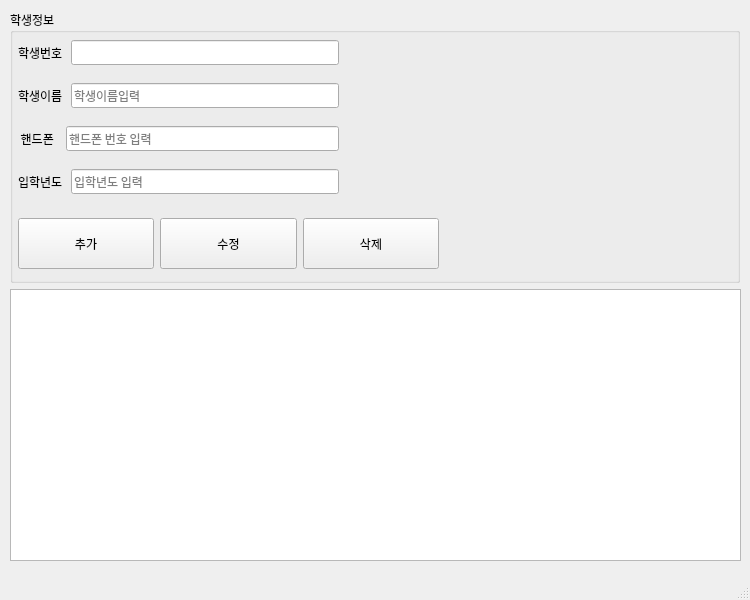
<?xml version="1.0" encoding="UTF-8"?>
<ui version="4.0">
 <class>MainWindow</class>
 <widget class="QMainWindow" name="MainWindow">
  <property name="geometry">
   <rect>
    <x>0</x>
    <y>0</y>
    <width>750</width>
    <height>600</height>
   </rect>
  </property>
  <property name="minimumSize">
   <size>
    <width>750</width>
    <height>600</height>
   </size>
  </property>
  <property name="maximumSize">
   <size>
    <width>750</width>
    <height>600</height>
   </size>
  </property>
  <property name="font">
   <font>
    <family>D2Coding</family>
   </font>
  </property>
  <property name="windowTitle">
   <string>MainWindow</string>
  </property>
  <widget class="QWidget" name="centralwidget">
   <widget class="QWidget" name="verticalLayoutWidget">
    <property name="geometry">
     <rect>
      <x>10</x>
      <y>10</y>
      <width>731</width>
      <height>551</height>
     </rect>
    </property>
    <layout class="QVBoxLayout" name="verticalLayout">
     <item>
      <layout class="QHBoxLayout" name="horizontalLayout">
       <property name="sizeConstraint">
        <enum>QLayout::SetDefaultConstraint</enum>
       </property>
       <item>
        <widget class="QGroupBox" name="groupBox">
         <property name="sizePolicy">
          <sizepolicy hsizetype="MinimumExpanding" vsizetype="Preferred">
           <horstretch>0</horstretch>
           <verstretch>0</verstretch>
          </sizepolicy>
         </property>
         <property name="title">
          <string>학생정보</string>
         </property>
         <widget class="QWidget" name="verticalLayoutWidget_2">
          <property name="geometry">
           <rect>
            <x>8</x>
            <y>18</y>
            <width>321</width>
            <height>181</height>
           </rect>
          </property>
          <layout class="QVBoxLayout" name="verticalLayout_2">
           <item>
            <layout class="QHBoxLayout" name="horizontalLayout_3">
             <item>
              <widget class="QLabel" name="label">
               <property name="text">
                <string>학생번호 </string>
               </property>
              </widget>
             </item>
             <item>
              <widget class="QLineEdit" name="input_std_id">
               <property name="inputMask">
                <string/>
               </property>
               <property name="readOnly">
                <bool>true</bool>
               </property>
              </widget>
             </item>
            </layout>
           </item>
           <item>
            <layout class="QHBoxLayout" name="horizontalLayout_4">
             <item>
              <widget class="QLabel" name="label_2">
               <property name="text">
                <string>학생이름 </string>
               </property>
              </widget>
             </item>
             <item>
              <widget class="QLineEdit" name="input_std_name">
               <property name="toolTip">
                <string>이름을 입력해주세요</string>
               </property>
               <property name="inputMask">
                <string/>
               </property>
               <property name="placeholderText">
                <string>학생이름입력</string>
               </property>
              </widget>
             </item>
            </layout>
           </item>
           <item>
            <layout class="QHBoxLayout" name="horizontalLayout_5">
             <item>
              <widget class="QLabel" name="label_3">
               <property name="text">
                <string> 핸드폰  </string>
               </property>
              </widget>
             </item>
             <item>
              <widget class="QLineEdit" name="input_std_mobile">
               <property name="toolTip">
                <string>핸드폰번호를 입력해주세요</string>
               </property>
               <property name="inputMask">
                <string/>
               </property>
               <property name="placeholderText">
                <string>핸드폰 번호 입력</string>
               </property>
              </widget>
             </item>
            </layout>
           </item>
           <item>
            <layout class="QHBoxLayout" name="horizontalLayout_6">
             <item>
              <widget class="QLabel" name="label_4">
               <property name="text">
                <string>입학년도 </string>
               </property>
              </widget>
             </item>
             <item>
              <widget class="QLineEdit" name="input_std_regyear">
               <property name="toolTip">
                <string>입학년도를 입력해주세요</string>
               </property>
               <property name="inputMask">
                <string/>
               </property>
               <property name="placeholderText">
                <string>입학년도 입력</string>
               </property>
              </widget>
             </item>
            </layout>
           </item>
          </layout>
         </widget>
         <widget class="QWidget" name="horizontalLayoutWidget_7">
          <property name="geometry">
           <rect>
            <x>8</x>
            <y>208</y>
            <width>421</width>
            <height>51</height>
           </rect>
          </property>
          <layout class="QHBoxLayout" name="horizontalLayout_7">
           <item>
            <widget class="QPushButton" name="btn_add">
             <property name="sizePolicy">
              <sizepolicy hsizetype="Minimum" vsizetype="MinimumExpanding">
               <horstretch>0</horstretch>
               <verstretch>0</verstretch>
              </sizepolicy>
             </property>
             <property name="text">
              <string>추가</string>
             </property>
            </widget>
           </item>
           <item>
            <widget class="QPushButton" name="btn_mod">
             <property name="sizePolicy">
              <sizepolicy hsizetype="Minimum" vsizetype="MinimumExpanding">
               <horstretch>0</horstretch>
               <verstretch>0</verstretch>
              </sizepolicy>
             </property>
             <property name="text">
              <string>수정</string>
             </property>
            </widget>
           </item>
           <item>
            <widget class="QPushButton" name="btn_del">
             <property name="sizePolicy">
              <sizepolicy hsizetype="Minimum" vsizetype="MinimumExpanding">
               <horstretch>0</horstretch>
               <verstretch>0</verstretch>
              </sizepolicy>
             </property>
             <property name="text">
              <string>삭제</string>
             </property>
            </widget>
           </item>
          </layout>
         </widget>
        </widget>
       </item>
       <item>
        <spacer name="verticalSpacer">
         <property name="orientation">
          <enum>Qt::Vertical</enum>
         </property>
         <property name="sizeHint" stdset="0">
          <size>
           <width>1</width>
           <height>40</height>
          </size>
         </property>
        </spacer>
       </item>
      </layout>
     </item>
     <item>
      <layout class="QHBoxLayout" name="horizontalLayout_2">
       <property name="sizeConstraint">
        <enum>QLayout::SetDefaultConstraint</enum>
       </property>
       <item>
        <widget class="QTableWidget" name="tblstudent">
         <property name="maximumSize">
          <size>
           <width>16777215</width>
           <height>300</height>
          </size>
         </property>
         <property name="contextMenuPolicy">
          <enum>Qt::NoContextMenu</enum>
         </property>
        </widget>
       </item>
      </layout>
     </item>
    </layout>
   </widget>
  </widget>
  <widget class="QStatusBar" name="statusbar"/>
 </widget>
 <resources/>
 <connections/>
</ui>
